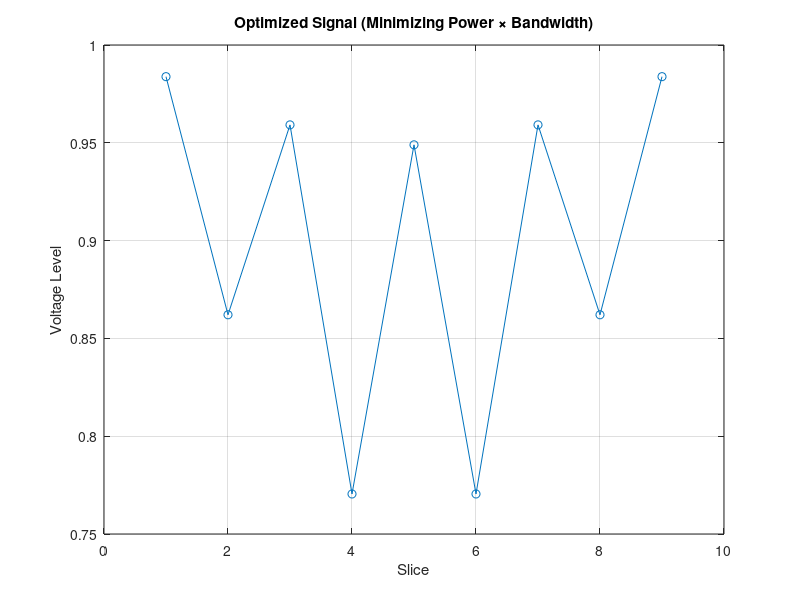
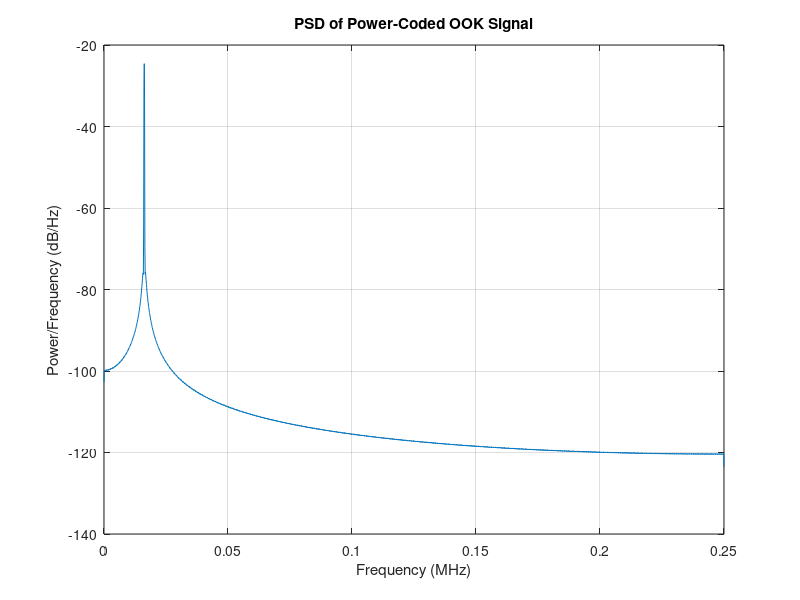

The MATLAB source for these figures, in order:
% Optimization Parameters
n = 9; % Length - 1 of signal vector
alpha = 1; % Weight for power term --> as alpha approaches 0, we get a flat plot at A
beta = 1; % Weight for bandwidth term --> as beta approaches 0, we get a whole variety of codes to test
A = 0.9; % Min average
B = 0.938; % Max average
v_min = 0; % Min voltage
v_max = 1; % Max voltage

% Construct first-difference matrix
e = ones(n,1);
D = spdiags([-e e], [0 1], n-1, n);
DtD = D' * D;

% Initialize v
rng(1); % for reproducibility
v = 0.5 + 0.1 * randn(n,1);
v = min(max(v, v_min), v_max);

% Gradient descent
max_iter = 5000;
step_size = 0.1;
tolerance = 1e-6;
decay = 0.995; % decay factor for learning rate

for iter = 1:max_iter
    % Compute terms
    v_norm_sq = (1/n) * (v' * v); % signal power
    d_norm_sq = (D * v)' * (D * v); % bandwidth

    % Avoid log(0)
    eps_reg = 1e-8;
    v_norm_sq = max(v_norm_sq, eps_reg);
    d_norm_sq = max(d_norm_sq, eps_reg);

    % Objective (optional for logging)
    obj = alpha * log(v_norm_sq) + beta * log(d_norm_sq);

    % Gradient of objective
    grad_v_power = (2*alpha/n) * v / v_norm_sq;
    grad_bw = 2 * beta * (DtD * v) / d_norm_sq;
    grad = grad_v_power + grad_bw;

    % Gradient descent step
    v_new = v - step_size * grad;

    % Clip to voltage range
    v_new = min(max(v_new, v_min), v_max);

    % Project mean constraint (rescale approach)
    avg_v = mean(v_new);
    if avg_v < A
        v_new = v_new * (A / avg_v);
    elseif avg_v > B
        v_new = v_new * (B / avg_v);
    end

    % Clip again in case rescaling exceeded bounds
    v_new = min(max(v_new, v_min), v_max);

    % Convergence check
    if norm(v_new - v) < tolerance
        fprintf('Converged in %d iterations.\n', iter);
        break;
    end

    % Update
    v = v_new;
    step_size = step_size * decay;
end

if iter == max_iter
    fprintf('Reached maximum iterations.\n');
end

% Final metrics
power = (1/n) * sum(v.^2);
bandwidth = sum((v(2:end) - v(1:end-1)).^2);
objective = alpha * log(power) + beta * log(bandwidth);

fprintf('Average voltage: %f (constraint [%f, %f])\n', mean(v), A, B);

figure;
plot(v, '-o');
xlabel('Slice');
ylabel('Voltage Level');
title('Optimized Signal (Minimizing Power × Bandwidth)');
grid on;

% Notes:
% Almost all outputs are symmetric. Only when beta = 0 does the output lose its symmetry.

% Plot power spectral density (PSD) of sequence to determine noise bandwidth
Fc = 402e6;
T = 2e-6;
N = (length(v) + 1);
v1_multiplier = 1 / (1 - exp(-2 / 3.1));

Fs = 1 / T;
t = 0:1/Fs:N;
t = t(1 : end - 1);

% Extend voltage vector into something multiply-able with the OOK carrier
v_unit_extended = ones(1, floor(length(t) / (length(v) + 1)));
v_extended = [];
for i = 1:(length(v) + 1)
    if i == 1
        extension = v_unit_extended * v1_multiplier; 
        v_extended = [v_extended, extension];
    else
        extension = v_unit_extended * v(i - 1);
        v_extended = [v_extended, extension];
    end
end

carrier = sind(2 * pi * Fc .* t);
s = carrier .* v_extended;

% Compute and plot PSD
[pxx, f] = pwelch(s, [], [], [], Fs);
figure;
plot(f/1e6, 10 * log10(pxx));
xlabel('Frequency (MHz)');
ylabel('Power/Frequency (dB/Hz)');
title('PSD of Power-Coded OOK Signal');
grid on;
